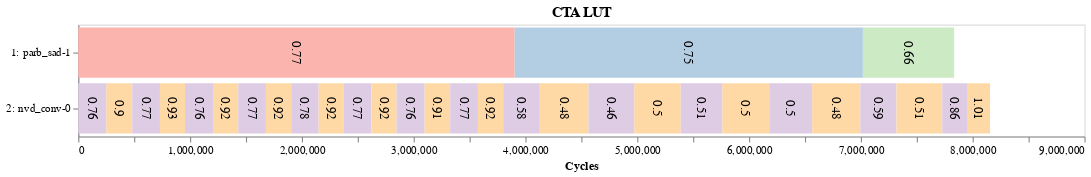

Notebook cell for this chart:
### Code cell
lut_dd = widgets.Dropdown(options=df_lut['pair_str'], value=df_lut.iloc[0]['pair_str'], description='Pair:')

lut_btn = widgets.Button(description='Display', button_style='info')

def show_widgets_lut():
    display(lut_dd)
    display(lut_btn)
    

def lut_onclick(b):
    clear_output()
    show_widgets_lut()
    
    apps = re.split(r'-(?=\D)', lut_dd.value)
    df_apps = df_lut[(df_lut['1_bench'] == apps[0]) & (df_lut['2_bench'] == apps[1])]
    for rid, row in df_apps.iterrows():
        gen_altair.draw_altair_timeline(row, title='CTA LUT').display()  
        
        print('Note:')
#         print(row['1_bench'], ':', row['cta_quota'][1], 'CTAs/SM')
#         print(row['2_bench'], ':', row['cta_quota'][2], 'CTAs/SM')
        
        print('runtime:', row['runtime'])
        print('slowdown:', row['sld'])
        print('weighted speedup:', row['ws'])
        print('-' * 100)

show_widgets_lut()
lut_btn.on_click(lut_onclick)

### Figure 1 — Vega-Lite specification as saved in the notebook (floating-point values rounded to 4 significant figures)
{"config": {"view": {"continuousWidth": 400, "continuousHeight": 300}, "axis": {"grid": false}, "header": {"titleColor": "black", "titleFontSize": 14}}, "layer": [{"mark": "bar", "encoding": {"color": {"type": "nominal", "field": "kernel", "legend": null, "scale": {"scheme": "pastel1"}}, "x": {"type": "quantitative", "field": "start", "title": "Cycles"}, "x2": {"field": "end"}, "y": {"type": "nominal", "field": "stream", "sort": null}}, "height": 100, "title": "CTA LUT", "width": 900}, {"mark": {"type": "text", "align": "center", "angle": 90, "baseline": "middle", "color": "black", "fontSize": 12}, "encoding": {"text": {"type": "quantitative", "field": "norm"}, "x": {"type": "quantitative", "field": "position"}, "y": {"type": "nominal", "field": "stream", "sort": null, "title": null}}}], "data": {"name": "data-70ada3700c4466cdd7042d424e022639"}, "$schema": "https://vega.github.io/schema/vega-lite/v4.8.1.json", "datasets": {"data-70ada3700c4466cdd7042d424e022639": [{"start": 0, "end": 3903782, "stream": "1: parb_sad-1", "kernel": "1:1", "position": 1952000.0, "norm": 0.77}, {"start": 3903782, "end": 7018203, "stream": "1: parb_sad-1", "kernel": "1:2", "position": 5461000.0, "norm": 0.75}, {"start": 7018203, "end": 7834764, "stream": "1: parb_sad-1", "kernel": "1:3", "position": 7426000.0, "norm": 0.66}, {"start": 0, "end": 251500, "stream": "2: nvd_conv-0", "kernel": "2:1", "position": 125800.0, "norm": 0.76}, {"start": 251500, "end": 482923, "stream": "2: nvd_conv-0", "kernel": "2:2", "position": 367200.0, "norm": 0.9}, {"start": 482923, "end": 730723, "stream": "2: nvd_conv-0", "kernel": "2:1", "position": 606800.0, "norm": 0.77}, {"start": 730723, "end": 954989, "stream": "2: nvd_conv-0", "kernel": "2:2", "position": 842900.0, "norm": 0.93}, {"start": 954989, "end": 1205269, "stream": "2: nvd_conv-0", "kernel": "2:1", "position": 1080000.0, "norm": 0.76}, {"start": 1205269, "end": 1431743, "stream": "2: nvd_conv-0", "kernel": "2:2", "position": 1319000.0, "norm": 0.92}, {"start": 1431743, "end": 1678406, "stream": "2: nvd_conv-0", "kernel": "2:1", "position": 1555000.0, "norm": 0.77}, {"start": 1678406, "end": 1904531, "stream": "2: nvd_conv-0", "kernel": "2:2", "position": 1791000.0, "norm": 0.92}, {"start": 1904531, "end": 2149949, "stream": "2: nvd_conv-0", "kernel": "2:1", "position": 2027000.0, "norm": 0.78}, {"start": 2149949, "end": 2375787, "stream": "2: nvd_conv-0", "kernel": "2:2", "position": 2263000.0, "norm": 0.92}, {"start": 2375787, "end": 2622218, "stream": "2: nvd_conv-0", "kernel": "2:1", "position": 2499000.0, "norm": 0.77}, {"start": 2622218, "end": 2847361, "stream": "2: nvd_conv-0", "kernel": "2:2", "position": 2735000.0, "norm": 0.92}, {"start": 2847361, "end": 3098447, "stream": "2: nvd_conv-0", "kernel": "2:1", "position": 2973000.0, "norm": 0.76}, {"start": 3098447, "end": 3326296, "stream": "2: nvd_conv-0", "kernel": "2:2", "position": 3212000.0, "norm": 0.91}, {"start": 3326296, "end": 3574526, "stream": "2: nvd_conv-0", "kernel": "2:1", "position": 3450000.0, "norm": 0.77}, {"start": 3574526, "end": 3801096, "stream": "2: nvd_conv-0", "kernel": "2:2", "position": 3688000.0, "norm": 0.92}, {"start": 3801096, "end": 4128120, "stream": "2: nvd_conv-0", "kernel": "2:1", "position": 3965000.0, "norm": 0.58}, {"start": 4128120, "end": 4564514, "stream": "2: nvd_conv-0", "kernel": "2:2", "position": 4346000.0, "norm": 0.48}, {"start": 4564514, "end": 4973870, "stream": "2: nvd_conv-0", "kernel": "2:1", "position": 4769000.0, "norm": 0.46}, {"start": 4973870, "end": 5388932, "stream": "2: nvd_conv-0", "kernel": "2:2", "position": 5181000.0, "norm": 0.5}, {"start": 5388932, "end": 5760987, "stream": "2: nvd_conv-0", "kernel": "2:1", "position": 5575000.0, "norm": 0.51}, {"start": 5760987, "end": 6180552, "stream": "2: nvd_conv-0", "kernel": "2:2", "position": 5971000.0, "norm": 0.5}, {"start": 6180552, "end": 6564565, "stream": "2: nvd_conv-0", "kernel": "2:1", "position": 6373000.0, "norm": 0.5}, {"start": 6564565, "end": 6995694, "stream": "2: nvd_conv-0", "kernel": "2:2", "position": 6780000.0, "norm": 0.48}, {"start": 6995694, "end": 7318876, "stream": "2: nvd_conv-0", "kernel": "2:1", "position": 7157000.0, "norm": 0.59}, {"start": 7318876, "end": 7728172, "stream": "2: nvd_conv-0", "kernel": "2:2", "position": 7524000.0, "norm": 0.51}, {"start": 7728172, "end": 7949173, "stream": "2: nvd_conv-0", "kernel": "2:1", "position": 7839000.0, "norm": 0.86}, {"start": 7949173, "end": 8155589, "stream": "2: nvd_conv-0", "kernel": "2:2", "position": 8052000.0, "norm": 1.01}]}}
